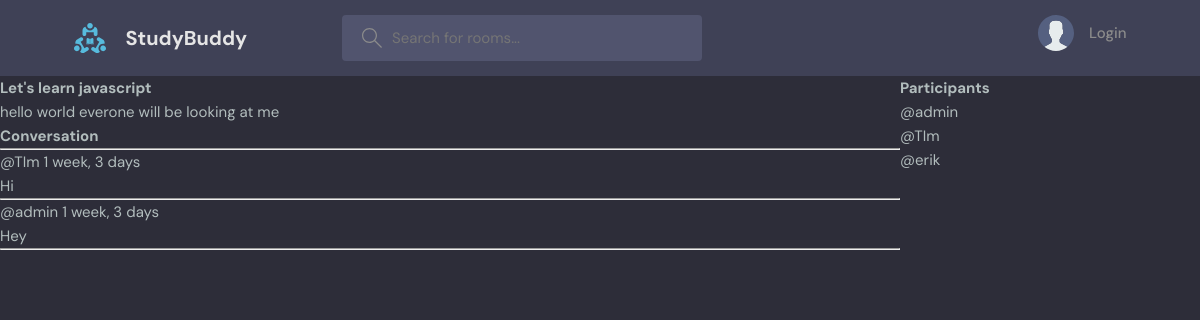
The page /room/1/ on the database its author committed.
### base/models.py (models this page shows, shortened)
class Room(models.Model) :
    host = models.ForeignKey(User,on_delete=models.SET_NULL, null=True)
    topic = models.ForeignKey(Topic,on_delete=models.SET_NULL, null = True)
    name = models.CharField(max_length=200)
    description = models.TextField(null = True, blank = True)
    participants = models.ManyToManyField(User,related_name='participants', blank=True)
    updated = models.DateTimeField(auto_now= True)
    created = models.DateTimeField(auto_now_add=True)
    class Meta :
        ordering = ['-updated','-created']

class Message(models.Model):
    user = models.ForeignKey(User,on_delete=models.CASCADE)
    room = models.ForeignKey(Room, on_delete=models.CASCADE)
    body = models.TextField()
    updated = models.DateTimeField(auto_now= True)
    created = models.DateTimeField(auto_now_add=True)
    class Meta :
        ordering = ['-updated','-created']

### base/views.py (the view, shortened to what this page needs)
# urls.py: path('room/<str:pk>/', views.room, name="room"),
def room(request, pk) :
    room = Room.objects.get(id=pk)
    room_messages = room.message_set.all()
    participants = room.participants.all()
    context = {'room':room, 'room_messages' : room_messages, 'participants' :participants}
    return render(request,'base/room.html',context)

### base/templates/base/room.html (shortened to what this page needs)
{% extends 'main.html' %}
{% block content %}
<div class = 'room-container'>
    <div>
        <h1>{{room.name}}</h1>
        <p>{{room.description}}</p>
        <div class="comment-wrapper">
            <h3> Conversation </h3>
            <hr>
            {% for message in room_messages %}
            <div>
                <small>@{{message.user}} {{message.created|timesince}}</small>
                <p>{{message.body}}</p>
                <hr>
            </div>
            {% endfor %}
        </div>
    </div>
    <div>
        <h3>Participants</h3>
        {% for user in participants %}
            <div >
                <p>@{{user.username}}</p>
            </div>
        {% endfor %}
    </div>
</div>
{% endblock content %}

### static/styles/style.css (style rules this page uses)
:root { --color-main: #71c6dd; --color-main-light: #e1f6fb; --color-dark: #3f4156; --color-dark-medium: #51546e; --color-dark-light: #696d97; --color-light: #e5e5e5; --color-gray: #8b8b8b; --color-light-gray: #b2bdbd; --color-bg: #2d2d39; --color-success: #5dd693; --color-error: #fc4b0b; }
* { font-family: "DM Sans", -apple-system, BlinkMacSystemFont, "Segoe UI", Roboto, Oxygen, Ubuntu, Cantarell, "Open Sans", "Helvetica Neue", sans-serif; margin: 0; padding: 0; box-sizing: border-box; text-rendering: optimizeLegibility; font-size: inherit; }
html { font-size: 56.25%; }
@media only screen and (min-width: 1200px) { html { font-size: 62.5%; } }
body { line-height: 1.6; font-weight: 400; font-size: 1.5rem; color: var(--color-light-gray); background-color: var(--color-bg); min-height: 100vh; }

### base/templates/base/room.html (style rules this page uses)
.room-container { display : grid; grid-template-columns: 3fr 1fr; }

### rows shown on the page
Room: name "Let's learn javascript", description "hello world everone will be looking at me"
Message: user "TIm", created "1 week, 3 days", body "Hi"
Message: user "admin", created "1 week, 3 days", body "Hey"

### other values the page prints
{{ user.username }} "admin"
{{ user.username }} "TIm"
{{ user.username }} "erik"
